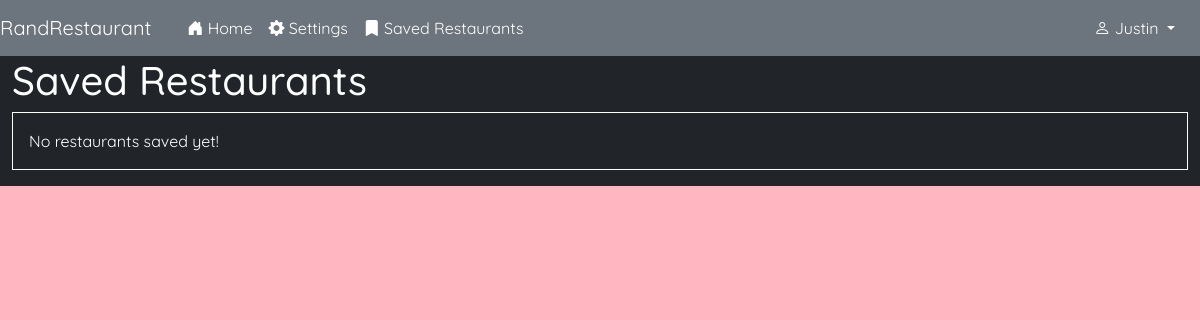
/saved (signed in), run on an earlier commit of the app's database.
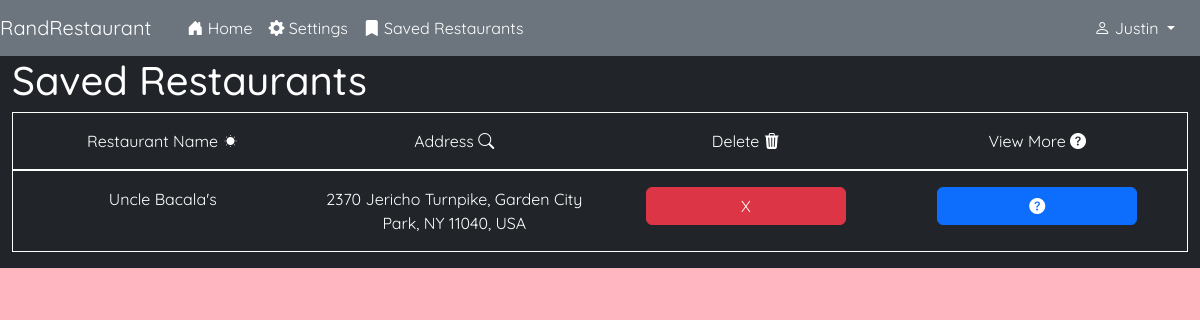
And on a later commit of the database.
### randRest/models.py (models this page shows)
class Restaurant(models.Model):
    name = models.CharField(max_length=50)
    address = models.CharField(max_length=200)
    restaurant_type = models.CharField(max_length=20)
    phone_number = models.CharField(max_length=15)
    working_hours = models.CharField(max_length=25)
    restaurant_price = models.IntegerField()
    restaurant_rating = models.FloatField(null=True)
    website = models.CharField(max_length=100, null=True)

### randRest/views.py (the view)
# urls.py: path("saved", views.saved, name="saved"),
def saved(request):
    if request.method == "POST":
        restaurantId = request.POST["restaurant_id"]
        currentProfile = Profile.objects.get(pk=request.user.id)
        currentProfile.restaurants.filter(id=restaurantId).delete()
        currentProfile.save()
        messages.add_message(request, messages.INFO, "Restaurant has been deleted.")
    return render(request, "saved.html")

### randRest/templates/saved.html (shortened to what this page needs)
{% extends  "base.html" %}
{% block body %}
{% include "nav.html" %}
<div class="container-fluid bg-dark text-white pb-3">
    <h1>Saved Restaurants</h1>
    {% if user.profile.restaurants.all %}
    <div class="border border-white p-3">
        <div class="row text-center">
        <div class="col-sm-3">
            Restaurant Name
            <i class="bi bi-brightness-low-fill"></i>
        </div>
        <div class="col-sm-3">
            Address
            <i class="bi bi-search"></i>
        </div>
        <div class="col-sm-3">
            Delete
            <i class="bi bi-trash3-fill"></i>
        </div>
        <div class="col-sm-3">
            View More
            <i class="bi bi-question-circle-fill"></i>
        </div>
        </div>
    </div>
    {% for restaurant in user.profile.restaurants.all %}
        <div class="border border-white p-3">
            <div class="row text-center">
                <div class="col-sm-3">{{ restaurant.name }}</div>
                <div class="col-sm-3">{{ restaurant.address }}</div>
                <div class="col-sm-3">
                    <form method="post">
                        <input type="submit" class="btn btn-md btn-danger btn-rounded" style="width:200px;" name="restaurant" value="X">
                    </form>
                </div>
                <div class="col-sm-3">
                    <button type="button" class="btn btn-md btn-primary" style="width:200px;" data-bs-toggle="modal" data-bs-target="#myModal{{ restaurant.id }}">
                        <i class="bi bi-question-circle-fill"></i>
                    </button>
                </div>
            </div>
        </div>
    {% endfor %}
    {% else %}
    <div class="border border-white p-3">
        No restaurants saved yet!
    </div>
    {% endif %}
</div>
{% endblock %}

What changed in the data, as far as the page shows it:
added Restaurant: name "Uncle Bacala's", address "2370 Jericho Turnpike, Garden City Park, NY 11040, USA"
Also different on the page:
text no longer shown: "No restaurants saved yet!"
text now shown: "Restaurant Name Address Delete View More"
